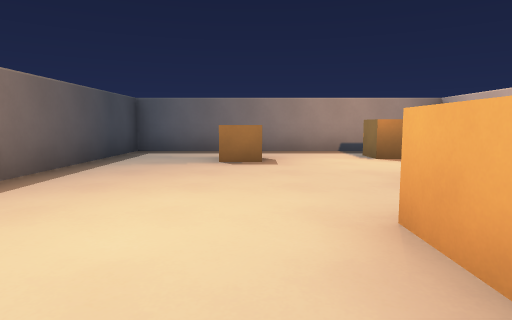
[1] (above)

17 first-person views from a walk through a 3-D level made in the Godot game engine. The camera is 1.2 m above the floor, tilts 6° down and sees 75° across. The floor is counted in squares, 2 m on a side. Each view is taken from the middle of a square. On the plan, view 1 faces up. The plan holds only what a view shows up to about 10 squares ahead; the rest is blank. Characters and animated objects are left out.

[2]
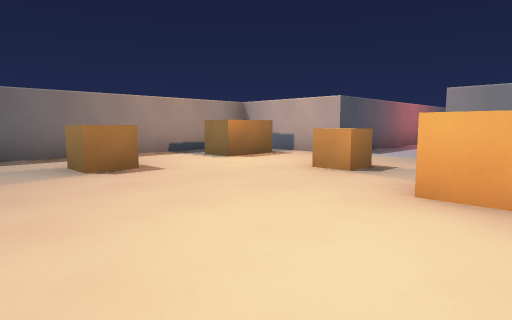

[3]
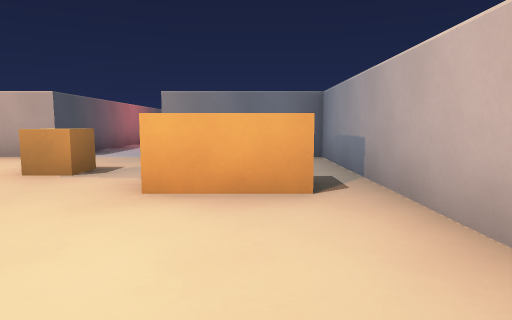

[4]
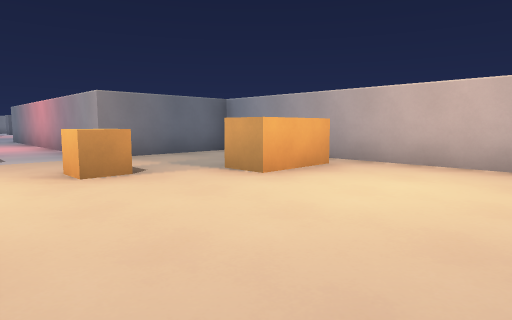

[5]
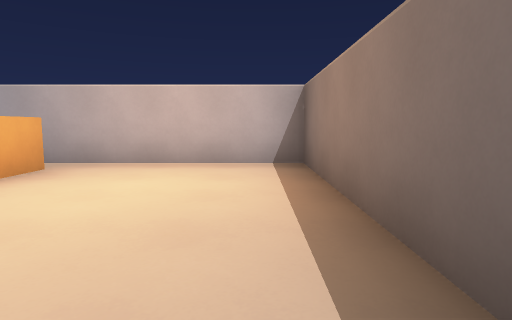

[6]
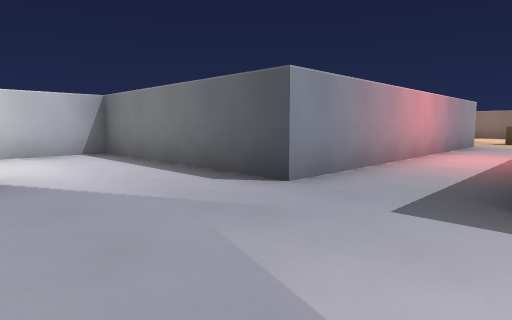

[7]
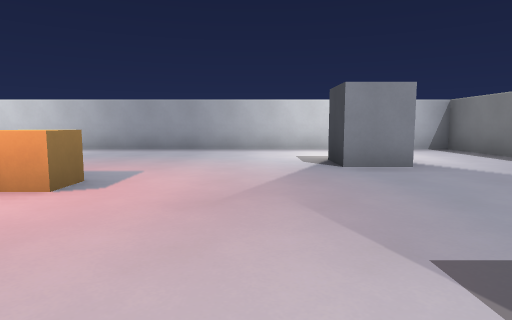

[8]
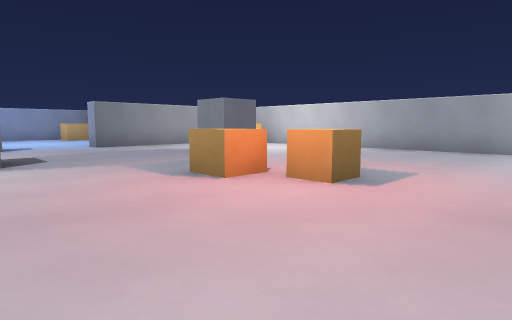

[9]
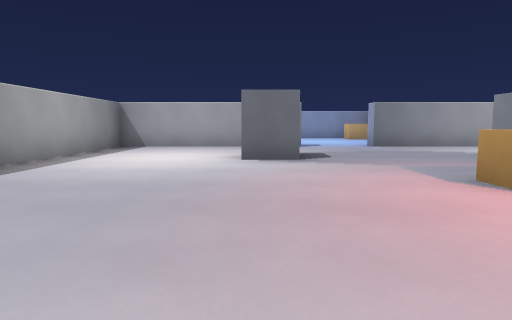

[10]
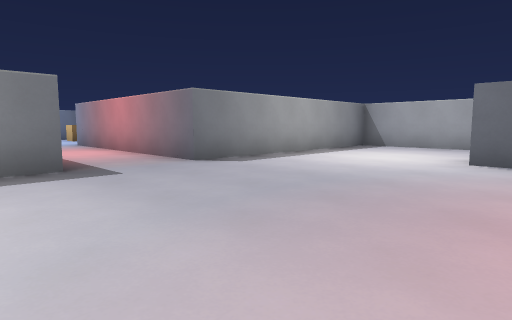

[11]
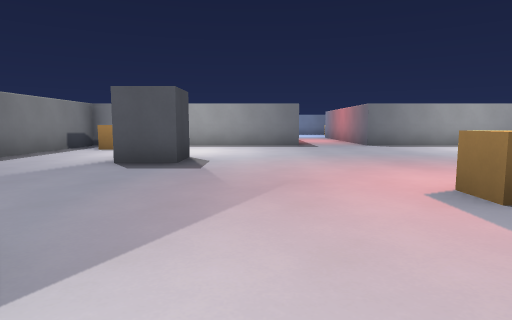

[12]
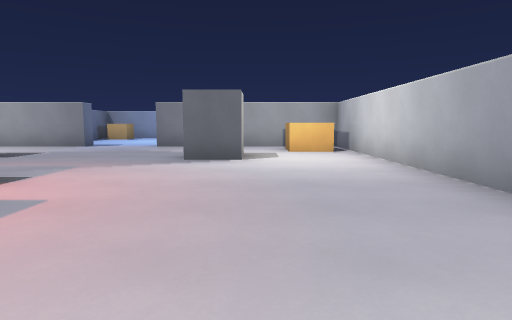

[13]
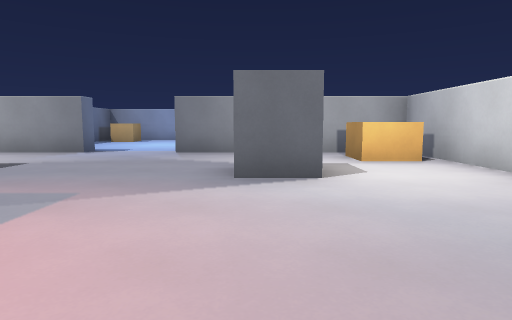

[14]
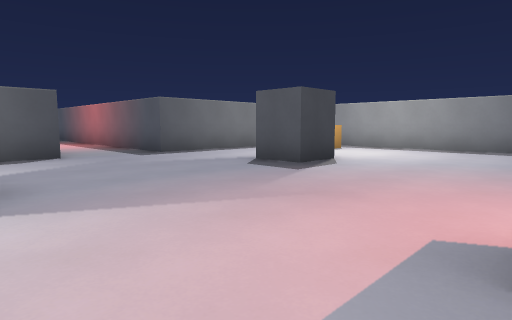

[15]
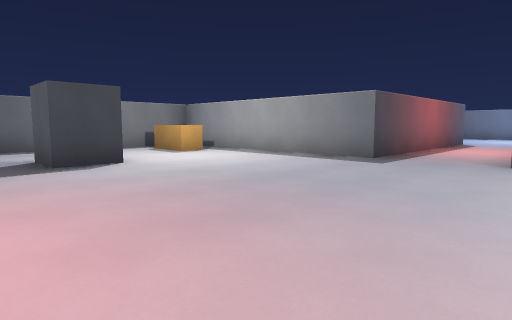

[16]
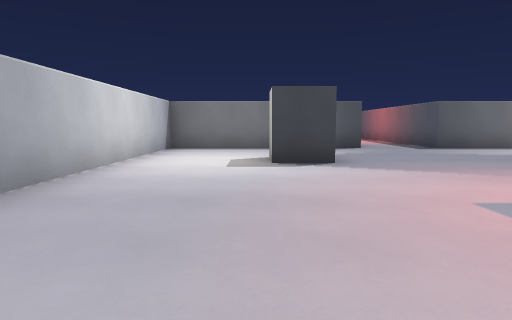

[17]
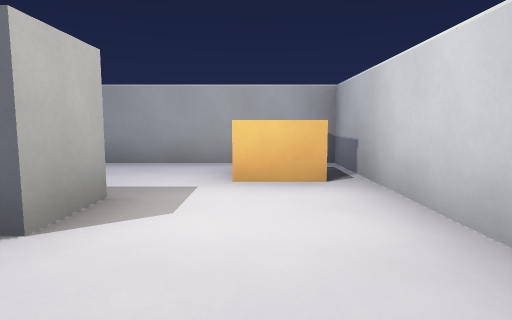

### Floor plan
Points are (right, up) in squares from view 1. A wall is a line through its corners. A room is listed if a view was taken in it or the views show most of it. See-through windows are left out.
Room 1 (views 1, 2, 3, 4, 5)
walls: (4.2, 4.7) (4.2, 7.7) (-2.8, 7.7) (-2.8, -0.3) (4.2, -0.3) (4.2, 2.8)
ways out: opening at (4, 3.5) to room 2
objects: crate (0, 6); crate (1, 1) to (1, 2); crate (2, 3); crate (3, 6)
Room 2 (views 6, 7, 8, 9, 10, 11, 12, 13, 14, 15, 16, 17)
walls: (26.2, 4.7) (26.2, 9.7) (20.3, 9.7) (20.3, 15.8); (18.3, 15.5) (18.3, 9.7) (12.3, 9.7) (12.3, 4.7) (4.2, 4.7); (4.2, 2.8) (12.3, 2.8) (12.3, -2.3) (26.2, -2.3) (26.2, 2.8)
ways out: opening at (4, 3.5) to room 1; opening at (19.5, 15.5); opening at (27, 3.5)
objects: crate (14, 8); pillar (15, 1); pillar (15, 6); crate (19, 3); crate (20, 3); pillar (23, 1); pillar (23, 6); crate (25, -1)

Positions as (right, up) in squares from view 1, and headings:
1: (0, 0), facing up
2: (-2, 1), facing up-right
3: (-2, 1), facing right
4: (-2, 5), facing down-right
5: (-2, 5), facing down
6: (15, 5), facing down-left
7: (17, 6), facing down
8: (17, 6), facing down-right
9: (17, 6), facing right
10: (17, 5), facing up-right
11: (17, 0), facing up
12: (17, 0), facing right
13: (19, 1), facing right
14: (19, 1), facing up-left
15: (21, 4), facing up-left
16: (21, 0), facing left
17: (21, -1), facing right
